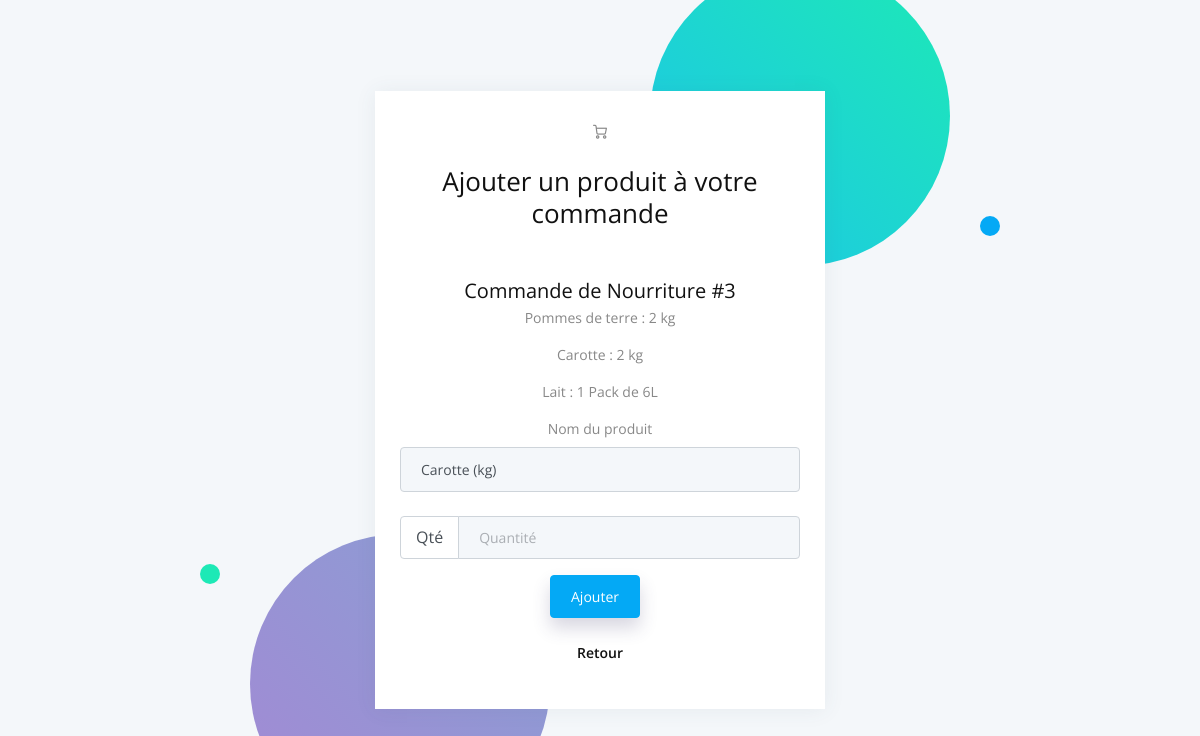
The app's page /3/3, older data.
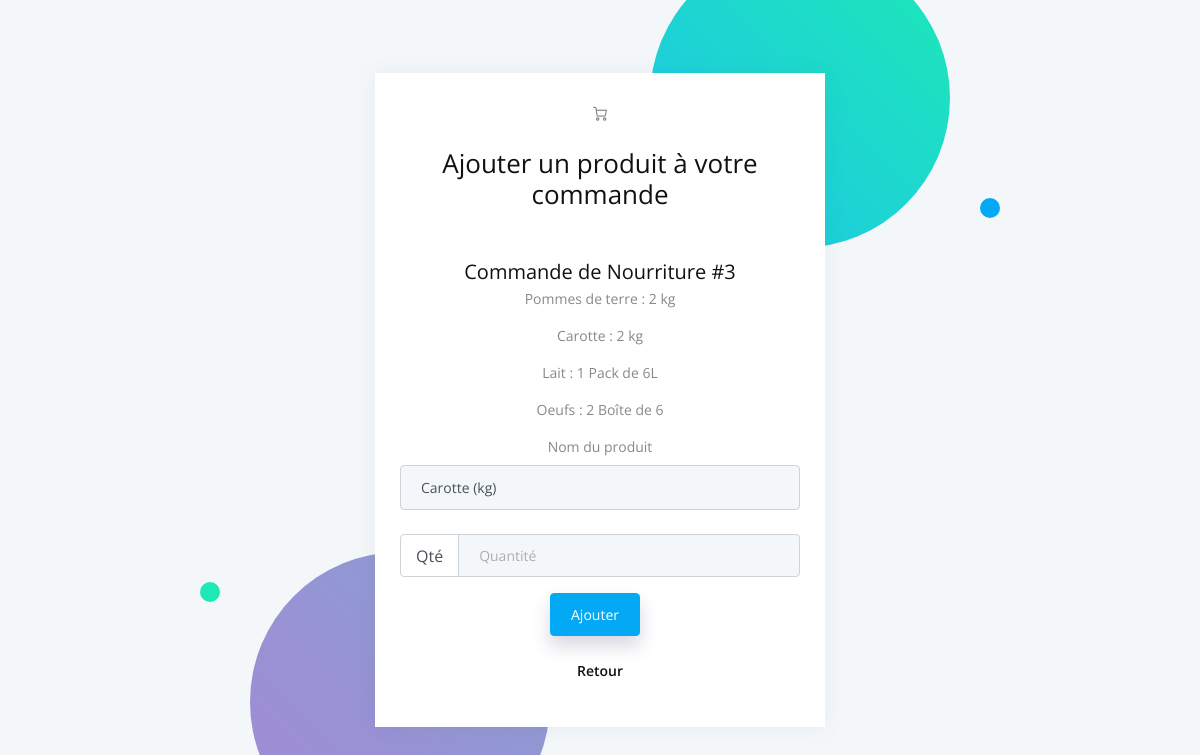
The same page, newer data.
### forms/models.py (models this page shows, shortened)
class Item(models.Model):
    product = models.ForeignKey(Product, related_name='product',on_delete=models.CASCADE)
    quantity = models.PositiveIntegerField(null=False, default=2)

class Product(models.Model):
    name = models.CharField(max_length=200)
    unit = models.CharField(max_length=200)
    type = models.CharField(max_length=200,default="Nourriture", choices=type_choices)

### forms/views.py (the view, shortened to what this page needs)
# urls.py: path("<int:id>/<int:idc>", views.index, name="index"),
def index(response, id, idc):
    d = Demande.objects.get(id=idc)
    c = Compte.objects.get(id=id)
    allproducts = Product.objects.all()
    return render(response, "forms/list.html", locals())

### forms/templates/forms/list.html (shortened to what this page needs)
{% extends "./base-fullscreen.html" %}
{% block content %}
{% load crispy_forms_tags %}
<div class="auth-wrapper">
    <div class="auth-content">
        <div class="auth-bg">
            <span class="r s"></span>
            <span class="r s"></span>
        </div>
        <div class="card">
            <div class="card-body text-center">
                <div class="mb-4">
                    <i class="feather icon-shopping-cart"></i>
                </div>
                <h3 class="mb-2">Ajouter un produit à votre commande</h3>
                <br />
                <br />
                <div>
					<h4 class="mb-1">Commande de {{d.type}} #{{d.id}}</h4>
					<form method="post" action="#">
						{% for item in d.items.all %}
						<p>{{item.product.name}} : {{item.quantity}} {{item.product.unit}}</p>
						{% endfor %}
						<label>Nom du produit</label>
						<select name="name" class="custom-select custom-select-lg mb-4">
							{% for produit in allproducts %}
							<option value="{{produit.name}}">{{produit.name}} ({{produit.unit}})</option>
							{% endfor %}
						  </select>
						  <div class="input-group mb-3">
							<div class="input-group-prepend">
							  <span class="input-group-text" id="basic-addon1">Qté</span>
							</div>
							<input type="text"name="quantity" class="form-control" placeholder="Quantité" aria-label="Username" aria-describedby="basic-addon1">
						  </div>
						<button type="submit" class="btn btn-primary shadow-2 mb-4" , name="newProduct" , value="newProduct">
							Ajouter
						</button>
						<div ><p><a href="/{{id}}/demandes"> Retour </p></div>
					</form>
{% endblock %}

Row changes from the older to the newer data that the page shows:
added Item: product.name "Oeufs", quantity "2", product.unit "Boîte de 6"
